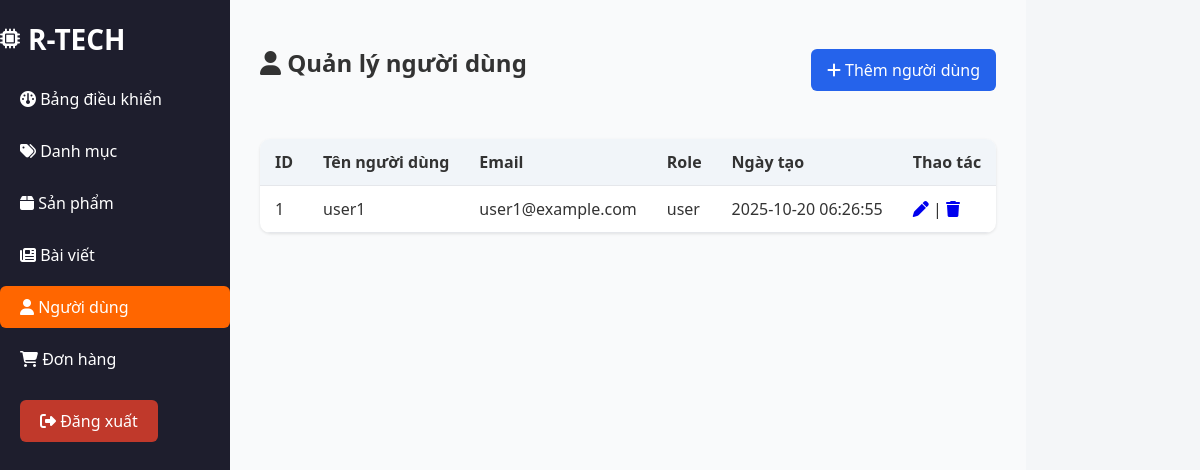
Screenshot of /admin/users.php (signed in) with the database file from the repository.
### tables this page shows
CREATE TABLE IF NOT EXISTS users (
  id INT AUTO_INCREMENT PRIMARY KEY,
  username VARCHAR(100) NOT NULL UNIQUE,
  email VARCHAR(255),
  password VARCHAR(255),
  role ENUM('user','admin') DEFAULT 'user',
  created_at TIMESTAMP DEFAULT CURRENT_TIMESTAMP
);

### admin/users.php (the view, shortened to what this page needs)
<?php
require '../config/config.php';
$result = $conn->query("SELECT * FROM users ORDER BY id DESC");
?>
<!doctype html>
<html lang="vi">
<head>
  <link rel="stylesheet" href="../assets/css/admin.css">
  <link rel="stylesheet" href="https://cdnjs.cloudflare.com/ajax/libs/font-awesome/6.4.0/css/all.min.css">
</head>
<body>
<div class="admin-wrapper">
  <aside class="admin-sidebar">
    <h2>
      <a href="../dashboard.php">
        <i class="fa-solid fa-microchip"></i>
        <span class="admin-logo">R-TECH</span>
      </a>
    </h2>
    <ul>
      <li><a href="dashboard.php"><i class="fa-solid fa-gauge"></i> Bảng điều khiển</a></li>
      <li><a href="categories.php"><i class="fa-solid fa-tags"></i> Danh mục</a></li>
      <li><a href="products.php"><i class="fa-solid fa-box"></i> Sản phẩm</a></li>
      <li><a href="posts.php"><i class="fa-solid fa-newspaper"></i> Bài viết</a></li>
      <li><a href="users.php" class="active"><i class="fa-solid fa-user"></i> Người dùng</a></li>
      <li><a href="orders.php"><i class="fa-solid fa-cart-shopping"></i> Đơn hàng</a></li>
      <li><a href="../logout.php" class="admin-btn danger"><i class="fa-solid fa-right-from-bracket"></i> Đăng xuất</a></li>
    </ul>
  </aside>
  <main class="admin-main">
    <div class="admin-header">
      <h1><i class="fa-solid fa-user"></i> Quản lý người dùng</h1>
      <a href="add_user.php" class="admin-btn primary">
        <i class="fa-solid fa-plus"></i> Thêm người dùng
      </a>
    </div>
    <table class="admin-table">
      <thead>
        <tr>
          <th>ID</th>
          <th>Tên người dùng</th>
          <th>Email</th>
          <th>Role</th>
          <th>Ngày tạo</th>
          <th>Thao tác</th>
        </tr>
      </thead>
      <tbody>
        <?php if($result && $result->num_rows > 0): ?>
          <?php while($row = $result->fetch_assoc()): ?>
            <tr>
              <td><?= $row['id'] ?></td>
              <td><?= htmlspecialchars($row['username']) ?></td>
              <td><?= htmlspecialchars($row['email']) ?></td>
              <td><?= $row['role'] ?></td>
              <td><?= $row['created_at'] ?></td>
              <td>
                <a href="edit_user.php?id=<?= $row['id'] ?>"><i class="fa-solid fa-pen"></i></a> |
                <a href="delete_user.php?id=<?= $row['id'] ?>" onclick="return confirm('Xóa người dùng này?')"><i class="fa-solid fa-trash"></i></a>
              </td>
            </tr>
          <?php endwhile; ?>
        <?php else: ?>
          <tr><td colspan="6">Không có người dùng nào</td></tr>
        <?php endif; ?>
      </tbody>
    </table>
  </main>
</div>
</body>
</html>

### assets/css/admin.css (style rules this page uses)
body { margin: 0; font-family: "Segoe UI", Roboto, sans-serif; background: #f3f4f6; color: #333; }
.admin-wrapper { display: flex; min-height: 100vh; }
.admin-sidebar { width: 230px; background: #1f2937; color: #fff; padding: 20px; }
.admin-sidebar h2 { margin: 0 0 20px; font-size: 20px; text-align: center; }
.admin-sidebar ul { list-style: none; padding: 0; margin: 0; }
.admin-sidebar ul li { margin-bottom: 10px; }
.admin-sidebar ul li a { color: #ccc; text-decoration: none; display: block; padding: 10px; border-radius: 6px; transition: background 0.3s; }
.admin-sidebar ul li a:hover, .admin-sidebar ul li a.active { background: #374151; color: #fff; }
.admin-main { flex: 1; padding: 30px; background: #f9fafb; }
.admin-header { display: flex; justify-content: space-between; align-items: center; margin-bottom: 30px; }
.admin-header h1 { font-size: 24px; }
.admin-table { width: 100%; border-collapse: collapse; background: #fff; border-radius: 10px; overflow: hidden; box-shadow: 0 1px 3px rgba(0,0,0,0.1); }
.admin-table th, .admin-table td { padding: 12px 15px; border-bottom: 1px solid #e5e7eb; text-align: left; }
.admin-table th { background: #f1f5f9; font-weight: 600; }
.admin-btn { display: inline-block; background: #2563eb; color: white; padding: 10px 16px; border-radius: 6px; text-decoration: none; transition: 0.2s; }
.admin-btn.danger { background: #dc2626; }
body { font-family: "Segoe UI", sans-serif; background: #f4f6f8; margin: 0; display: flex; }
.admin-sidebar { width: 230px; background: #1e1e2d; color: #fff; min-height: 100vh; padding: 20px 0; }
.admin-sidebar h2 { text-align: center; margin-bottom: 20px; color: #ff6600; }
.admin-sidebar ul li { margin: 10px 0; }
.admin-sidebar ul li a { display: block; padding: 10px 20px; color: #fff; text-decoration: none; transition: background 0.3s; }
.admin-sidebar ul li a:hover, .admin-sidebar ul li a.active { background: #ff6600; }
.admin-main { flex: 1; padding: 30px; }
.admin-header h1 { margin-bottom: 30px; color: #333; }
.admin-btn.danger { background: #c0392b; border-radius: 6px; padding: 10px 20px; margin: 10px 20px; display: inline-block; color: #fff; text-align: center; text-decoration: none; }
.admin-sidebar h2 a { text-decoration: none; color: #fff; display: flex; align-items: center; gap: 8px; }
.admin-logo { font-size: 1.4em; font-weight: bold; }

### rows the page displays
users: id "1", username "user1", email "user1@example.com", role "user", created_at "2025-10-20 06:26:55"
